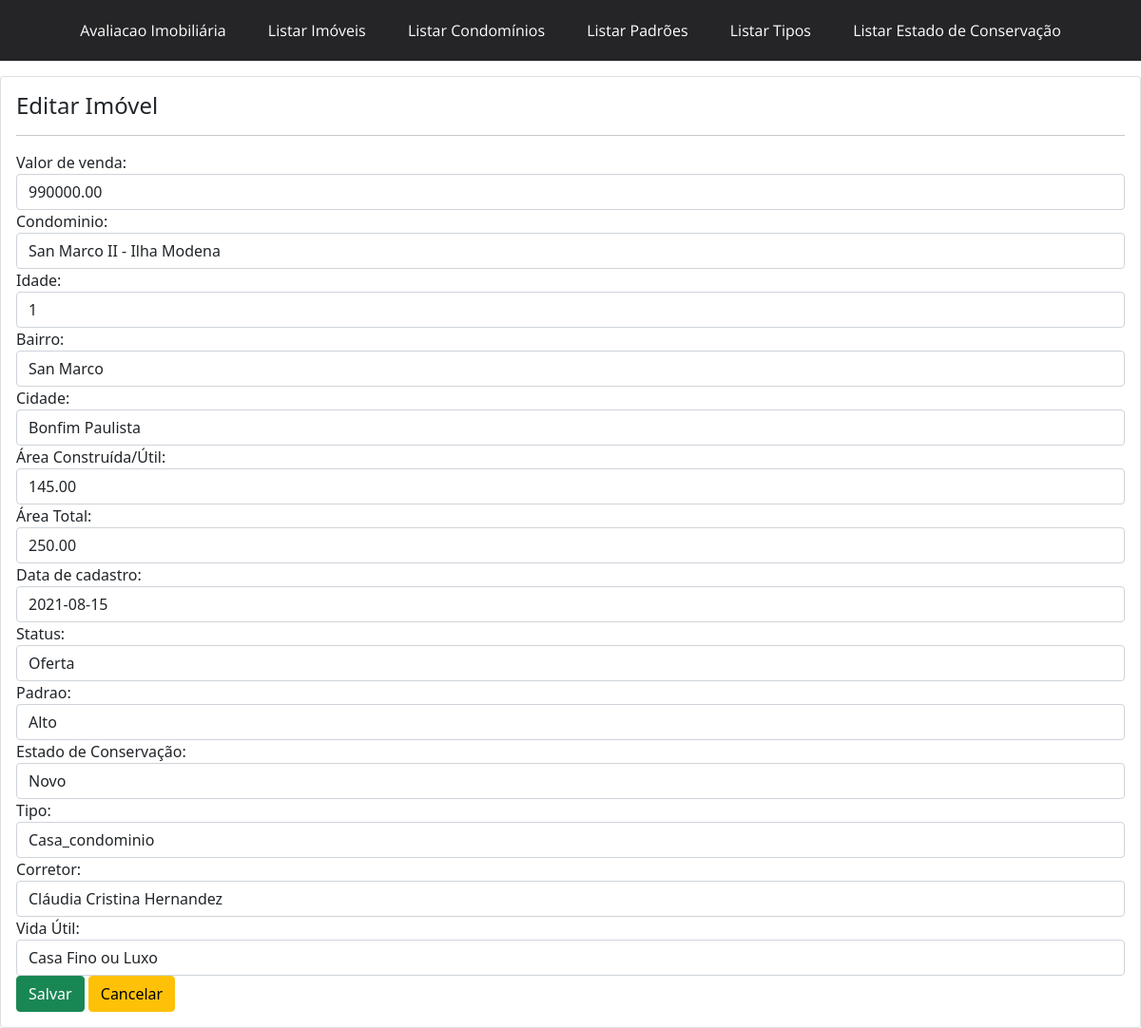
Before: /imovel/edit/1/ with the older database file.
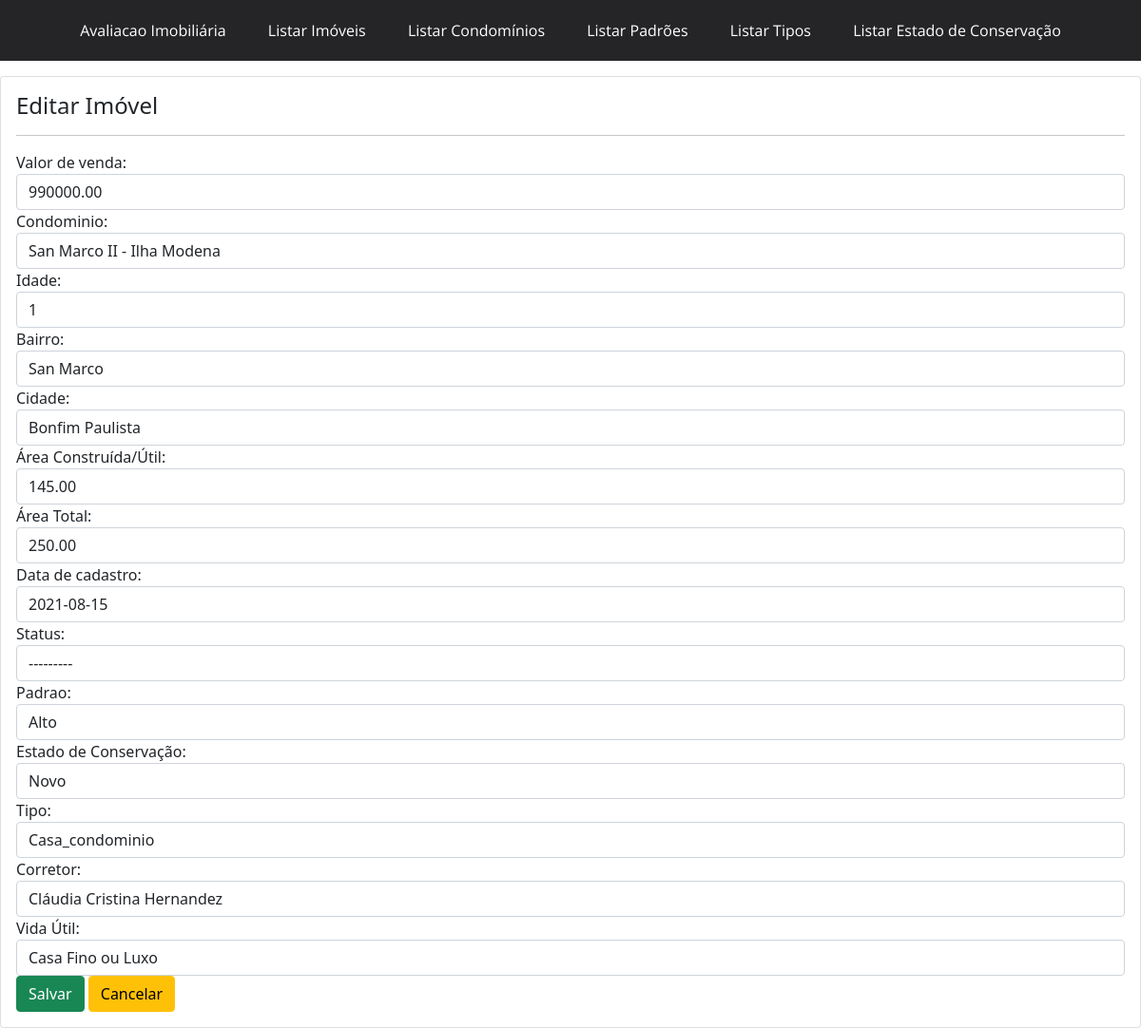
After: the same page with the newer database file.
### portal/models.py (models this page shows, shortened)
class Imovel(models.Model):
    valordevenda = models.DecimalField(db_column='valorDeVenda', max_digits=10, decimal_places=2, blank=False, null=False, default=0, verbose_name='Valor de venda')  # Field name made lowercase.
    nomecondominio = models.ForeignKey(Nomecondominio, on_delete=models.CASCADE,  blank=True, null=True, verbose_name='Condominio')
    idade = models.IntegerField(blank=True)
    bairro = models.CharField(max_length=100, blank=True)
    cidade = models.CharField(max_length=200, blank=True)
    aconstruida = models.DecimalField(blank=False, null=False, default=0, max_digits=10, decimal_places=2,  verbose_name='Área Construída/Útil')
    atotal = models.DecimalField(blank=False, null=False, default=0, max_digits=10, decimal_places=2, verbose_name='Área Total')
    dtacadastro = models.DateField(db_column='dtaCadastro', blank=True, null=True, verbose_name='Data de cadastro')  # Field name made lowercase.
    status = models.CharField(max_length=1, choices=status_choices)
    padrao = models.ForeignKey(Padrao, on_delete=models.CASCADE, blank=True)
    estadoconser = models.ForeignKey(Estadoconser, on_delete=models.CASCADE, blank=True, verbose_name='Estado de Conservação')  # Field name made lowercase.
    tipo = models.ForeignKey(Tipo, on_delete=models.CASCADE, blank=True)
    corretor = models.ForeignKey(Corretor, on_delete=models.CASCADE, blank=True)
    vidautil = models.ForeignKey(Vidautil, on_delete=models.CASCADE, blank=True,  verbose_name='Vida Útil')  # Field name made lowercase.

### portal/views.py (the view)
# urls.py: path('imovel/edit/<int:imovel_pk>/', views.imovel_edit, name='editar'),
def imovel_edit(request, imovel_pk):
    imovel = get_object_or_404(Imovel, pk=imovel_pk)
    form = ImovelForm(instance=imovel)
    if (request.method == 'POST'):
        form = ImovelForm(request.POST, instance=imovel)
        if (form.is_valid()):
            imovel = form.save(commit=False)
            imovel.save()
            return redirect('imoveis')
        else:
            return render(request, 'portal/imovel_edit.html', {'form': form, 'post': imovel})
    elif (request.method == 'GET'):
        return render(request, 'portal/imovel_edit.html', {'form': form, 'post': imovel})

### portal/forms.py
class ImovelForm(forms.ModelForm):
    class Meta:
        model = Imovel
        fields = '__all__'
    def __init__(self, *args, **kwargs):
        super().__init__(*args, **kwargs)
        self.fields['dtacadastro'].widget.attrs.update({'class': 'mask-date'})
        for field_name, field in self.fields.items():
            field.widget.attrs['class'] = 'form-control'

### portal/models.py (called while the page is built)
    def __str__(self):
        return self.nome

    def __str__(self):
        return self.nome

    def __str__(self):
        return self.nome

    def __str__(self):
        return self.nome

    def __str__(self):
        return self.nome

    def __str__(self):
        return self.nome

### portal/templates/portal/imovel_edit.html (shortened to what this page needs)
{% extends 'base.html' %}
{% load static %}
{% load bootstrap %}
{% block content %}
 <div class="card">
    <div class="card-body">
        <h4>Editar Imóvel</h4>
        <hr>
          <form action="." method="post">
                  {{  form|bootstrap }}
                  <button class ="btn btn-success" type="submit">Salvar</button>
                  <button class ="btn btn-warning" onclick="window.location.href='{% url 'imoveis' %}'">Cancelar</button>
          </form>
    </div>
 </div>
{% endblock %}

Changed rows visible on the page:
changed Imovel "San Marco II - Ilha Modena": status "Oferta" → "---------"
